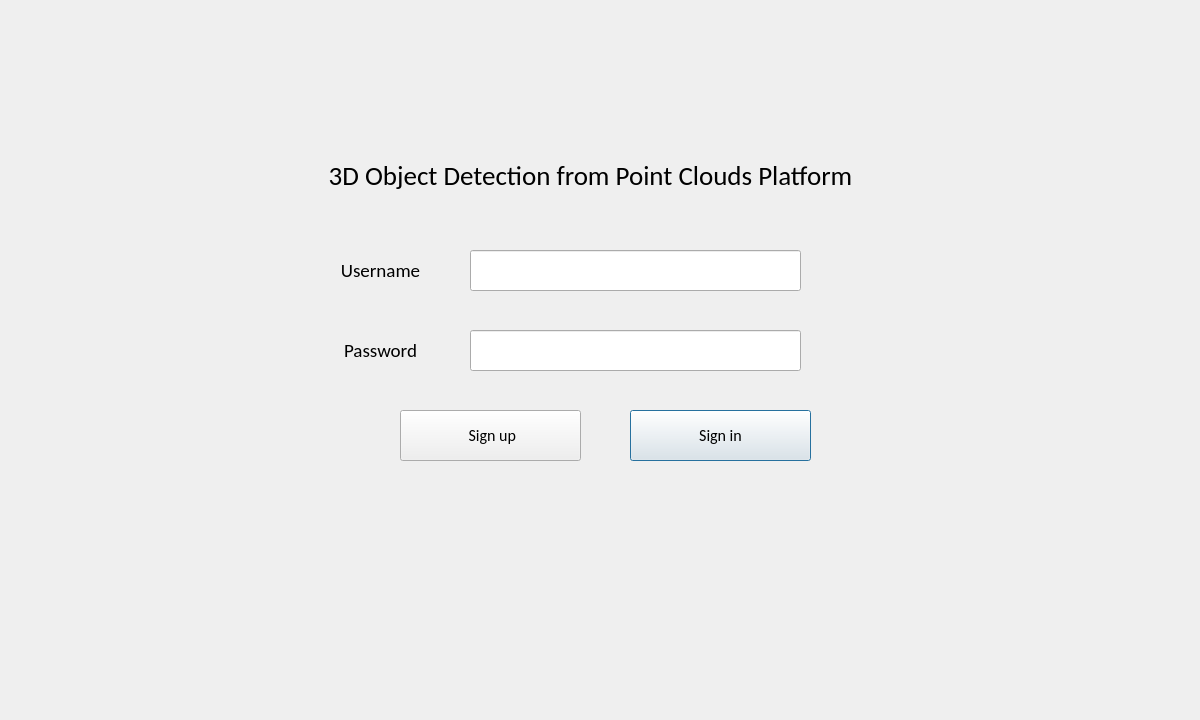
<?xml version="1.0" encoding="UTF-8"?>
<ui version="4.0">
 <class>Dialog</class>
 <widget class="QDialog" name="Dialog">
  <property name="geometry">
   <rect>
    <x>0</x>
    <y>0</y>
    <width>1200</width>
    <height>720</height>
   </rect>
  </property>
  <property name="windowTitle">
   <string>3D Object Detection from Point Clouds Platform</string>
  </property>
  <widget class="QPushButton" name="loginButton">
   <property name="geometry">
    <rect>
     <x>630</x>
     <y>410</y>
     <width>181</width>
     <height>51</height>
    </rect>
   </property>
   <property name="font">
    <font>
     <family>Calibri</family>
     <pointsize>12</pointsize>
    </font>
   </property>
   <property name="styleSheet">
    <string notr="true"/>
   </property>
   <property name="text">
    <string>Sign in</string>
   </property>
  </widget>
  <widget class="QLineEdit" name="usernameLineEdit">
   <property name="geometry">
    <rect>
     <x>470</x>
     <y>250</y>
     <width>331</width>
     <height>41</height>
    </rect>
   </property>
   <property name="styleSheet">
    <string notr="true"/>
   </property>
  </widget>
  <widget class="QLineEdit" name="passwordLineEdit">
   <property name="geometry">
    <rect>
     <x>470</x>
     <y>330</y>
     <width>331</width>
     <height>41</height>
    </rect>
   </property>
  </widget>
  <widget class="QLabel" name="username">
   <property name="geometry">
    <rect>
     <x>300</x>
     <y>250</y>
     <width>161</width>
     <height>41</height>
    </rect>
   </property>
   <property name="font">
    <font>
     <family>Calibri</family>
     <pointsize>14</pointsize>
    </font>
   </property>
   <property name="text">
    <string>Username</string>
   </property>
   <property name="alignment">
    <set>Qt::AlignCenter</set>
   </property>
  </widget>
  <widget class="QLabel" name="passowrd">
   <property name="geometry">
    <rect>
     <x>300</x>
     <y>330</y>
     <width>161</width>
     <height>41</height>
    </rect>
   </property>
   <property name="font">
    <font>
     <family>Calibri</family>
     <pointsize>14</pointsize>
    </font>
   </property>
   <property name="text">
    <string>Password</string>
   </property>
   <property name="alignment">
    <set>Qt::AlignCenter</set>
   </property>
  </widget>
  <widget class="QLabel" name="title">
   <property name="geometry">
    <rect>
     <x>140</x>
     <y>150</y>
     <width>901</width>
     <height>51</height>
    </rect>
   </property>
   <property name="font">
    <font>
     <family>Calibri</family>
     <pointsize>20</pointsize>
     <weight>50</weight>
     <bold>false</bold>
    </font>
   </property>
   <property name="text">
    <string>3D Object Detection from Point Clouds Platform</string>
   </property>
   <property name="alignment">
    <set>Qt::AlignCenter</set>
   </property>
  </widget>
  <widget class="QPushButton" name="registerButton">
   <property name="geometry">
    <rect>
     <x>400</x>
     <y>410</y>
     <width>181</width>
     <height>51</height>
    </rect>
   </property>
   <property name="font">
    <font>
     <family>Calibri</family>
     <pointsize>12</pointsize>
    </font>
   </property>
   <property name="styleSheet">
    <string notr="true"/>
   </property>
   <property name="text">
    <string> Sign up</string>
   </property>
  </widget>
 </widget>
 <resources/>
 <connections/>
</ui>
